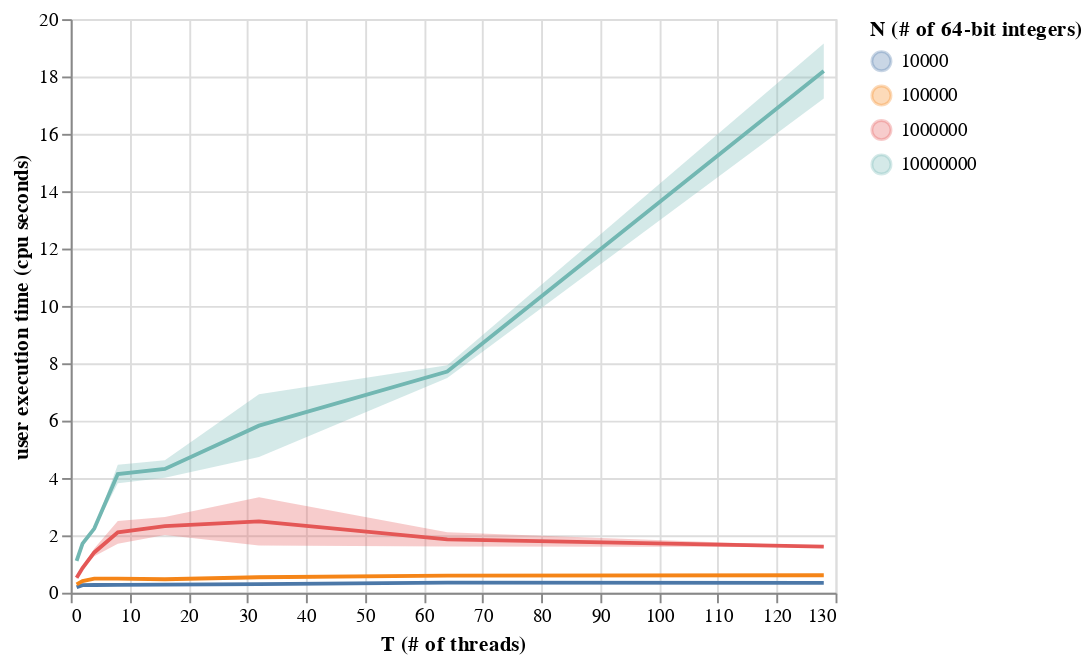

Write notebook code for a chart like this one.
### Code cell
charts[USER]

### Figure 1 — Vega-Lite specification as saved in the notebook (floating-point values rounded to 4 significant figures)
{"config": {"view": {"continuousWidth": 400, "continuousHeight": 300}}, "layer": [{"mark": "line", "encoding": {"color": {"type": "nominal", "field": "N (# of 64-bit integers)"}, "x": {"type": "quantitative", "field": "T (# of threads)"}, "y": {"type": "quantitative", "aggregate": "mean", "field": "user execution time (cpu seconds)"}}}, {"mark": {"type": "errorband", "extent": "ci"}, "encoding": {"color": {"type": "nominal", "field": "N (# of 64-bit integers)"}, "x": {"type": "quantitative", "field": "T (# of threads)"}, "y": {"type": "quantitative", "field": "user execution time (cpu seconds)"}}}], "data": {"name": "data-16f539c5201a35a1d657755a7729af9f"}, "$schema": "https://vega.github.io/schema/vega-lite/v4.8.1.json", "datasets": {"data-16f539c5201a35a1d657755a7729af9f": [{"N (# of 64-bit integers)": 10000, "T (# of threads)": 1, "real time (seconds)": 0.21, "user execution time (cpu seconds)": 0.19, "system overhead time (cpu seconds)": 0.05}, {"N (# of 64-bit integers)": 10000, "T (# of threads)": 1, "real time (seconds)": 0.22, "user execution time (cpu seconds)": 0.19, "system overhead time (cpu seconds)": 0.05}, {"N (# of 64-bit integers)": 10000, "T (# of threads)": 2, "real time (seconds)": 0.26, "user execution time (cpu seconds)": 0.26, "system overhead time (cpu seconds)": 0.06}, {"N (# of 64-bit integers)": 10000, "T (# of threads)": 2, "real time (seconds)": 0.26, "user execution time (cpu seconds)": 0.27, "system overhead time (cpu seconds)": 0.06}, {"N (# of 64-bit integers)": 10000, "T (# of threads)": 4, "real time (seconds)": 0.26, "user execution time (cpu seconds)": 0.27, "system overhead time (cpu seconds)": 0.06}, {"N (# of 64-bit integers)": 10000, "T (# of threads)": 4, "real time (seconds)": 0.25, "user execution time (cpu seconds)": 0.27, "system overhead time (cpu seconds)": 0.06}, {"N (# of 64-bit integers)": 10000, "T (# of threads)": 8, "real time (seconds)": 0.26, "user execution time (cpu seconds)": 0.28, "system overhead time (cpu seconds)": 0.07}, {"N (# of 64-bit integers)": 10000, "T (# of threads)": 8, "real time (seconds)": 0.26, "user execution time (cpu seconds)": 0.27, "system overhead time (cpu seconds)": 0.06}, {"N (# of 64-bit integers)": 10000, "T (# of threads)": 16, "real time (seconds)": 0.3, "user execution time (cpu seconds)": 0.29, "system overhead time (cpu seconds)": 0.08}, {"N (# of 64-bit integers)": 10000, "T (# of threads)": 16, "real time (seconds)": 0.26, "user execution time (cpu seconds)": 0.28, "system overhead time (cpu seconds)": 0.07}, {"N (# of 64-bit integers)": 10000, "T (# of threads)": 32, "real time (seconds)": 0.28, "user execution time (cpu seconds)": 0.3, "system overhead time (cpu seconds)": 0.1}, {"N (# of 64-bit integers)": 10000, "T (# of threads)": 32, "real time (seconds)": 0.27, "user execution time (cpu seconds)": 0.3, "system overhead time (cpu seconds)": 0.08}, {"N (# of 64-bit integers)": 10000, "T (# of threads)": 64, "real time (seconds)": 0.33, "user execution time (cpu seconds)": 0.35, "system overhead time (cpu seconds)": 0.11}, {"N (# of 64-bit integers)": 10000, "T (# of threads)": 64, "real time (seconds)": 0.31, "user execution time (cpu seconds)": 0.35, "system overhead time (cpu seconds)": 0.1}, {"N (# of 64-bit integers)": 10000, "T (# of threads)": 128, "real time (seconds)": 0.32, "user execution time (cpu seconds)": 0.35, "system overhead time (cpu seconds)": 0.14}, {"N (# of 64-bit integers)": 10000, "T (# of threads)": 128, "real time (seconds)": 0.32, "user execution time (cpu seconds)": 0.34, "system overhead time (cpu seconds)": 0.13}, {"N (# of 64-bit integers)": 100000, "T (# of threads)": 1, "real time (seconds)": 0.26, "user execution time (cpu seconds)": 0.3, "system overhead time (cpu seconds)": 0.05}, {"N (# of 64-bit integers)": 100000, "T (# of threads)": 1, "real time (seconds)": 0.25, "user execution time (cpu seconds)": 0.28, "system overhead time (cpu seconds)": 0.05}, {"N (# of 64-bit integers)": 100000, "T (# of threads)": 2, "real time (seconds)": 0.33, "user execution time (cpu seconds)": 0.41, "system overhead time (cpu seconds)": 0.06}, {"N (# of 64-bit integers)": 100000, "T (# of threads)": 2, "real time (seconds)": 0.31, "user execution time (cpu seconds)": 0.4, "system overhead time (cpu seconds)": 0.07}, {"N (# of 64-bit integers)": 100000, "T (# of threads)": 4, "real time (seconds)": 0.34, "user execution time (cpu seconds)": 0.51, "system overhead time (cpu seconds)": 0.07}, {"N (# of 64-bit integers)": 100000, "T (# of threads)": 4, "real time (seconds)": 0.34, "user execution time (cpu seconds)": 0.47, "system overhead time (cpu seconds)": 0.08}, {"N (# of 64-bit integers)": 100000, "T (# of threads)": 8, "real time (seconds)": 0.33, "user execution time (cpu seconds)": 0.53, "system overhead time (cpu seconds)": 0.08}, {"N (# of 64-bit integers)": 100000, "T (# of threads)": 8, "real time (seconds)": 0.32, "user execution time (cpu seconds)": 0.45, "system overhead time (cpu seconds)": 0.08}, {"N (# of 64-bit integers)": 100000, "T (# of threads)": 16, "real time (seconds)": 0.35, "user execution time (cpu seconds)": 0.49, "system overhead time (cpu seconds)": 0.08}, {"N (# of 64-bit integers)": 100000, "T (# of threads)": 16, "real time (seconds)": 0.33, "user execution time (cpu seconds)": 0.45, "system overhead time (cpu seconds)": 0.08}, {"N (# of 64-bit integers)": 100000, "T (# of threads)": 32, "real time (seconds)": 0.34, "user execution time (cpu seconds)": 0.6, "system overhead time (cpu seconds)": 0.08}, {"N (# of 64-bit integers)": 100000, "T (# of threads)": 32, "real time (seconds)": 0.35, "user execution time (cpu seconds)": 0.48, "system overhead time (cpu seconds)": 0.1}, {"N (# of 64-bit integers)": 100000, "T (# of threads)": 64, "real time (seconds)": 0.39, "user execution time (cpu seconds)": 0.61, "system overhead time (cpu seconds)": 0.13}, {"N (# of 64-bit integers)": 100000, "T (# of threads)": 64, "real time (seconds)": 0.43, "user execution time (cpu seconds)": 0.58, "system overhead time (cpu seconds)": 0.16}, {"N (# of 64-bit integers)": 100000, "T (# of threads)": 128, "real time (seconds)": 0.45, "user execution time (cpu seconds)": 0.62, "system overhead time (cpu seconds)": 0.15}, {"N (# of 64-bit integers)": 100000, "T (# of threads)": 128, "real time (seconds)": 0.46, "user execution time (cpu seconds)": 0.6, "system overhead time (cpu seconds)": 0.17}, {"N (# of 64-bit integers)": 1000000, "T (# of threads)": 1, "real time (seconds)": 0.42, "user execution time (cpu seconds)": 0.47, "system overhead time (cpu seconds)": 0.06}, {"N (# of 64-bit integers)": 1000000, "T (# of threads)": 1, "real time (seconds)": 0.46, "user execution time (cpu seconds)": 0.57, "system overhead time (cpu seconds)": 0.06}, {"N (# of 64-bit integers)": 1000000, "T (# of threads)": 2, "real time (seconds)": 0.53, "user execution time (cpu seconds)": 0.84, "system overhead time (cpu seconds)": 0.08}, {"N (# of 64-bit integers)": 1000000, "T (# of threads)": 2, "real time (seconds)": 0.55, "user execution time (cpu seconds)": 0.88, "system overhead time (cpu seconds)": 0.09}, {"N (# of 64-bit integers)": 1000000, "T (# of threads)": 4, "real time (seconds)": 0.6, "user execution time (cpu seconds)": 1.27, "system overhead time (cpu seconds)": 0.11}, {"N (# of 64-bit integers)": 1000000, "T (# of threads)": 4, "real time (seconds)": 0.64, "user execution time (cpu seconds)": 1.54, "system overhead time (cpu seconds)": 0.11}, {"N (# of 64-bit integers)": 1000000, "T (# of threads)": 8, "real time (seconds)": 0.64, "user execution time (cpu seconds)": 1.71, "system overhead time (cpu seconds)": 0.13}, {"N (# of 64-bit integers)": 1000000, "T (# of threads)": 8, "real time (seconds)": 0.74, "user execution time (cpu seconds)": 2.5, "system overhead time (cpu seconds)": 0.15}, {"N (# of 64-bit integers)": 1000000, "T (# of threads)": 16, "real time (seconds)": 0.79, "user execution time (cpu seconds)": 2.64, "system overhead time (cpu seconds)": 0.17}, {"N (# of 64-bit integers)": 1000000, "T (# of threads)": 16, "real time (seconds)": 0.7, "user execution time (cpu seconds)": 2.01, "system overhead time (cpu seconds)": 0.15}, {"N (# of 64-bit integers)": 1000000, "T (# of threads)": 32, "real time (seconds)": 0.69, "user execution time (cpu seconds)": 1.65, "system overhead time (cpu seconds)": 0.17}, {"N (# of 64-bit integers)": 1000000, "T (# of threads)": 32, "real time (seconds)": 0.97, "user execution time (cpu seconds)": 3.33, "system overhead time (cpu seconds)": 0.19}, {"N (# of 64-bit integers)": 1000000, "T (# of threads)": 64, "real time (seconds)": 0.78, "user execution time (cpu seconds)": 2.11, "system overhead time (cpu seconds)": 0.2}, {"N (# of 64-bit integers)": 1000000, "T (# of threads)": 64, "real time (seconds)": 1.07, "user execution time (cpu seconds)": 1.61, "system overhead time (cpu seconds)": 0.28}, {"N (# of 64-bit integers)": 1000000, "T (# of threads)": 128, "real time (seconds)": 0.89, "user execution time (cpu seconds)": 1.59, "system overhead time (cpu seconds)": 0.26}, {"N (# of 64-bit integers)": 1000000, "T (# of threads)": 128, "real time (seconds)": 0.82, "user execution time (cpu seconds)": 1.62, "system overhead time (cpu seconds)": 0.27}, {"N (# of 64-bit integers)": 10000000, "T (# of threads)": 1, "real time (seconds)": 1.45, "user execution time (cpu seconds)": 1.12, "system overhead time (cpu seconds)": 0.14}, {"N (# of 64-bit integers)": 10000000, "T (# of threads)": 1, "real time (seconds)": 1.2, "user execution time (cpu seconds)": 1.1, "system overhead time (cpu seconds)": 0.12}, {"N (# of 64-bit integers)": 10000000, "T (# of threads)": 2, "real time (seconds)": 1.36, "user execution time (cpu seconds)": 1.76, "system overhead time (cpu seconds)": 0.22}, {"N (# of 64-bit integers)": 10000000, "T (# of threads)": 2, "real time (seconds)": 1.33, "user execution time (cpu seconds)": 1.66, "system overhead time (cpu seconds)": 0.23}, {"N (# of 64-bit integers)": 10000000, "T (# of threads)": 4, "real time (seconds)": 1.4, "user execution time (cpu seconds)": 2.26, "system overhead time (cpu seconds)": 0.3}, {"N (# of 64-bit integers)": 10000000, "T (# of threads)": 4, "real time (seconds)": 1.37, "user execution time (cpu seconds)": 2.21, "system overhead time (cpu seconds)": 0.29}, {"N (# of 64-bit integers)": 10000000, "T (# of threads)": 8, "real time (seconds)": 1.79, "user execution time (cpu seconds)": 4.46, "system overhead time (cpu seconds)": 0.54}, {"N (# of 64-bit integers)": 10000000, "T (# of threads)": 8, "real time (seconds)": 1.68, "user execution time (cpu seconds)": 3.82, "system overhead time (cpu seconds)": 0.4}, {"N (# of 64-bit integers)": 10000000, "T (# of threads)": 16, "real time (seconds)": 1.77, "user execution time (cpu seconds)": 4.01, "system overhead time (cpu seconds)": 0.38}, {"N (# of 64-bit integers)": 10000000, "T (# of threads)": 16, "real time (seconds)": 2.05, "user execution time (cpu seconds)": 4.62, "system overhead time (cpu seconds)": 0.44}, {"N (# of 64-bit integers)": 10000000, "T (# of threads)": 32, "real time (seconds)": 2.21, "user execution time (cpu seconds)": 4.73, "system overhead time (cpu seconds)": 0.55}, {"N (# of 64-bit integers)": 10000000, "T (# of threads)": 32, "real time (seconds)": 2.42, "user execution time (cpu seconds)": 6.92, "system overhead time (cpu seconds)": 0.57}, {"N (# of 64-bit integers)": 10000000, "T (# of threads)": 64, "real time (seconds)": 2.91, "user execution time (cpu seconds)": 7.93, "system overhead time (cpu seconds)": 0.59}, {"N (# of 64-bit integers)": 10000000, "T (# of threads)": 64, "real time (seconds)": 2.77, "user execution time (cpu seconds)": 7.49, "system overhead time (cpu seconds)": 0.74}, {"N (# of 64-bit integers)": 10000000, "T (# of threads)": 128, "real time (seconds)": 4.28, "user execution time (cpu seconds)": 17.23, "system overhead time (cpu seconds)": 0.7}, {"N (# of 64-bit integers)": 10000000, "T (# of threads)": 128, "real time (seconds)": 4.67, "user execution time (cpu seconds)": 19.15, "system overhead time (cpu seconds)": 0.83}]}}
